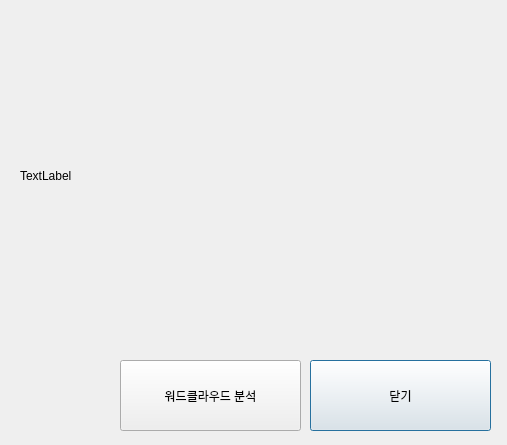
<?xml version="1.0" encoding="UTF-8"?>
<ui version="4.0">
 <class>Dialog</class>
 <widget class="QDialog" name="Dialog">
  <property name="geometry">
   <rect>
    <x>0</x>
    <y>0</y>
    <width>507</width>
    <height>445</height>
   </rect>
  </property>
  <property name="windowTitle">
   <string>Dialog</string>
  </property>
  <widget class="QLabel" name="lbImage">
   <property name="geometry">
    <rect>
     <x>20</x>
     <y>40</y>
     <width>451</width>
     <height>271</height>
    </rect>
   </property>
   <property name="text">
    <string>TextLabel</string>
   </property>
  </widget>
  <widget class="QPushButton" name="btnClose">
   <property name="geometry">
    <rect>
     <x>310</x>
     <y>360</y>
     <width>181</width>
     <height>71</height>
    </rect>
   </property>
   <property name="text">
    <string>닫기</string>
   </property>
  </widget>
  <widget class="QPushButton" name="btnWordCloud">
   <property name="geometry">
    <rect>
     <x>120</x>
     <y>360</y>
     <width>181</width>
     <height>71</height>
    </rect>
   </property>
   <property name="text">
    <string>워드클라우드 분석</string>
   </property>
  </widget>
 </widget>
 <resources/>
 <connections/>
</ui>
